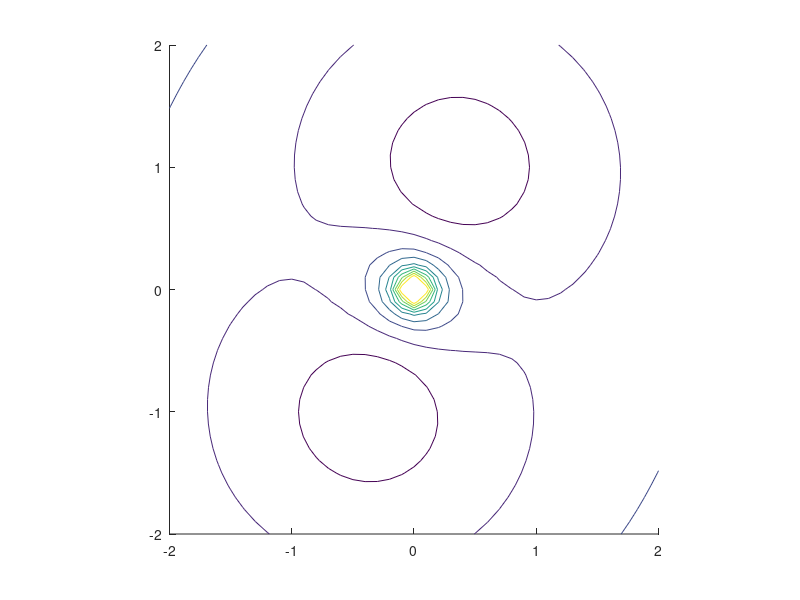

MATLAB code to generate this figure:
function conformal_map
clear all;close all;
xi_x = -2:0.1:2;
xi_y = -2:0.1:2;
[X,Y] = meshgrid(xi_x,xi_y);
Xi = X + i*Y;

R=1;
alpha_deg = 20;
alpha=alpha_deg/180*pi;
Z = Xi + R^2./Xi*exp(-i*2*alpha);

axis equal;
xlim([-2 2]);
ylim([-2 2]);

% contour(X,Y,abs(Xi));
hold on;
contour(X,Y,abs(Z));

end